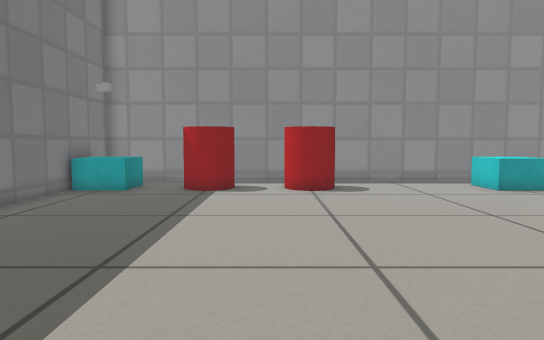
View 1 (above)

12 first-person views from a walk through a world built for the Gazebo simulator. The camera is 0.45 m above the floor, tilts 4° down and sees 70° across. The floor is counted in squares, 0.25 m on a side. Each view is taken from the middle of a square. On the plan, view 1 faces up. The plan holds only what a view shows up to about 18 squares ahead; the rest is blank. Robots are left out. Gazebo's built-in surfaces are drawn with simple patterns.

View 2
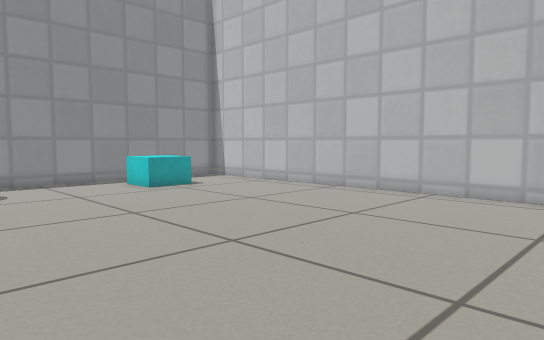

View 3
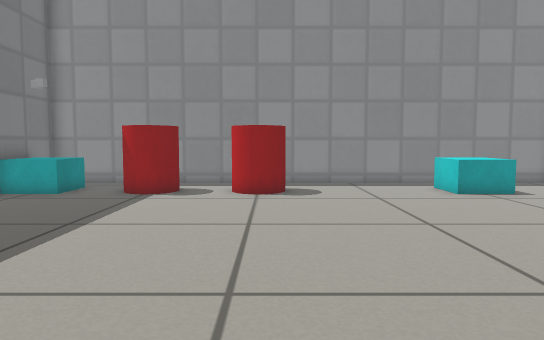

View 4
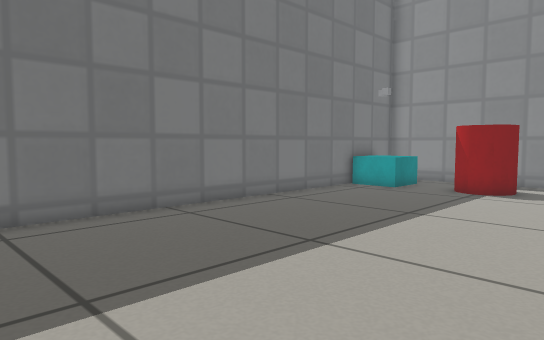

View 5
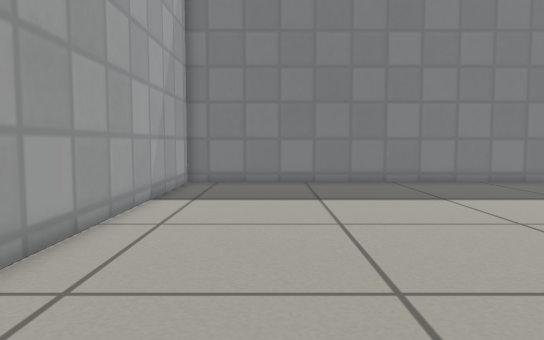

View 6
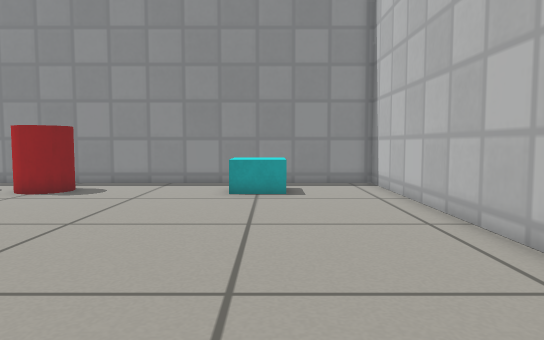

View 7
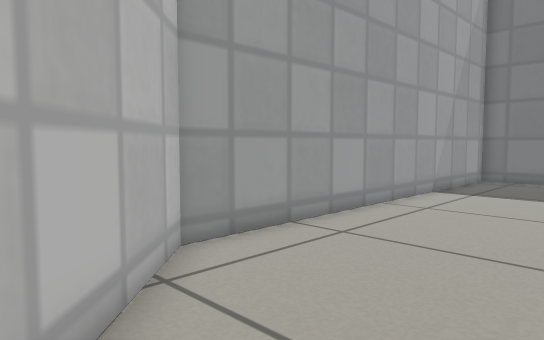

View 8
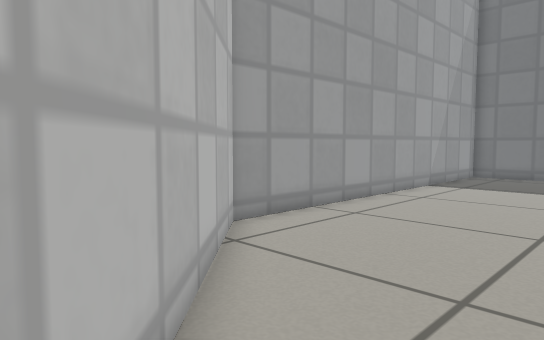

View 9
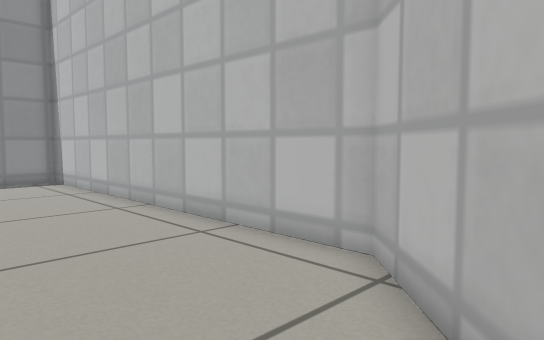

View 10
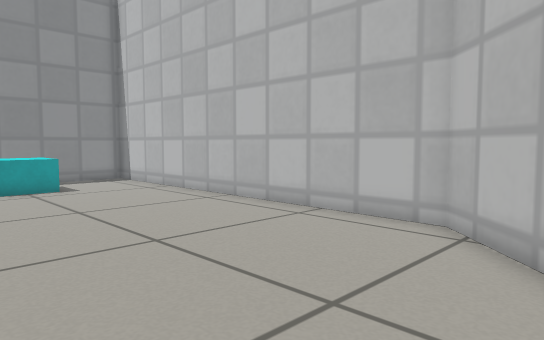

View 11
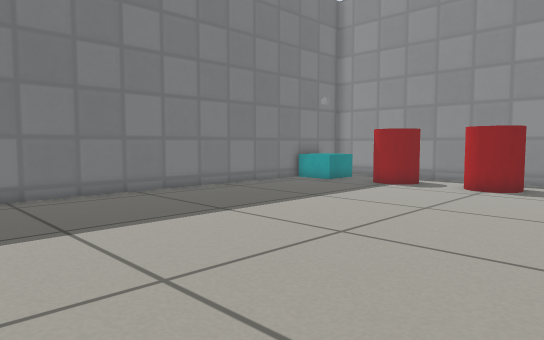

View 12
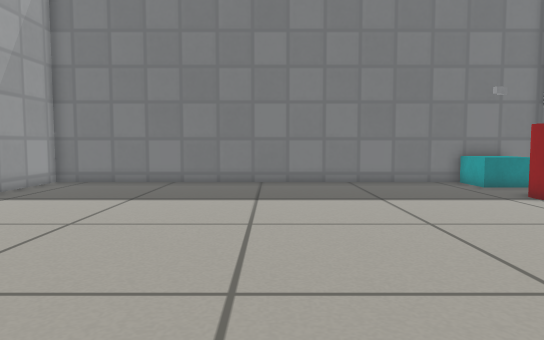

### Floor plan
Points are (right, up) in squares from view 1. A wall is a line through its corners. A room is listed if a view was taken in it or the views show most of it. See-through windows are left out.
Room 1 (views 1, 2, 3, 4, 5, 6, 7, 8, 9, 10, 11, 12)
walls: (8.4, -3.9) (14.4, 2.2) (14.4, 18.2) (-7.7, 18.2) (-7.7, -3.9) (8.4, -3.9)
objects: cyan box (-7, 15) to (-6, 16); red cylinder (-3, 15) to (-2, 16); red cylinder (1, 15) to (2, 16); cyan box (9, 15) to (10, 16)

Positions as (right, up) in squares from view 1, and headings:
1: (0, 0), facing up
2: (1, 0), facing up-right
3: (2, 1), facing up
4: (2, 0), facing up-left
5: (10, 0), facing left
6: (10, 1), facing up
7: (12, 2), facing down-left
8: (14, 3), facing down-left
9: (9, -1), facing up-right
10: (6, -1), facing up-right
11: (6, -1), facing up-left
12: (10, 6), facing left
